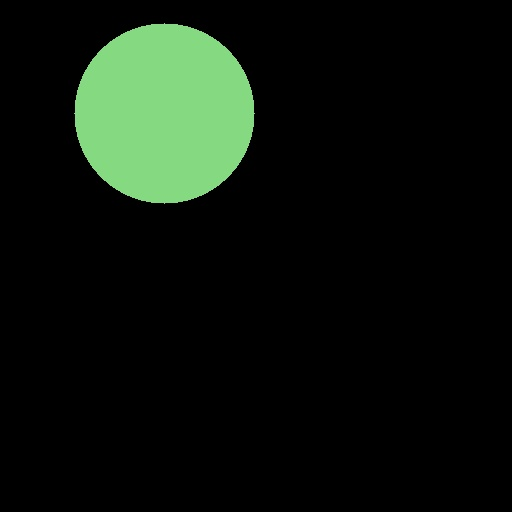
#> input picture dataset/images/Circle/c-image-100.jpg, 512 x 512 px; its folder holds only this picture in this run
$ python -i preprocessing.py   (imports and definitions only)
#> lines starting #> are read from the running program, lines starting #| are printed output that depends on the picture; after the words box and inside, x2 and y2 are one past the last pixel; in counts of white or black regions, pixels touching at a corner belong together
import cv2
import numpy as np
from typing import Optional
import logging

logger = logging.getLogger(__name__)


def to_grayscale(image: np.ndarray) -> Optional[np.ndarray]:
    if image is None or image.ndim != 3:
        logger.error("to_grayscale: expected 3-channel RGB array, got %s",
                     getattr(image, "shape", None))
        return None

    try:
        gray = cv2.cvtColor(image, cv2.COLOR_RGB2GRAY)
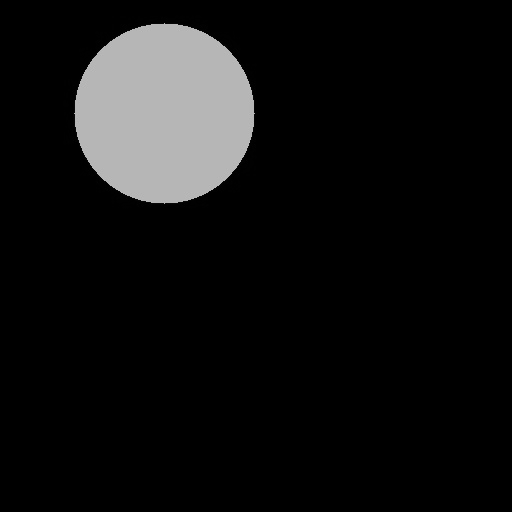
#> gray: shape (512, 512); min 0, max 189, mean 17.7
        logger.info("Grayscale conversion OK — shape=%s", gray.shape)
        return gray
    except Exception as exc:
        logger.exception("to_grayscale failed: %s", exc)
        return None


def reduce_noise(
    gray: np.ndarray,
    kernel_size: int = 3,
) -> Optional[np.ndarray]:
#> called with kernel_size = 3
    if gray is None or gray.ndim != 2:
        logger.error("reduce_noise: expected 2D grayscale array.")
        return None

    kernel_size = max(1, kernel_size)
    if kernel_size % 2 == 0:
        kernel_size += 1

    try:
        denoised = cv2.medianBlur(gray, kernel_size)
        logger.info("Noise reduction OK — kernel=%d", kernel_size)
        return denoised
    except Exception as exc:
        logger.exception("reduce_noise failed: %s", exc)
        return None


def apply_gaussian_blur(
    gray: np.ndarray,
    kernel_size: int = 5,
    sigma: float = 0.0,
) -> Optional[np.ndarray]:
#> called with kernel_size = 5, sigma = 0
    if gray is None or gray.ndim != 2:
        logger.error("apply_gaussian_blur: expected 2D grayscale array.")
        return None

    kernel_size = max(1, kernel_size)
    if kernel_size % 2 == 0:
        kernel_size += 1

    try:
        blurred = cv2.GaussianBlur(gray, (kernel_size, kernel_size), sigma)
        logger.info("Gaussian blur OK — kernel=%d sigma=%.2f", kernel_size, sigma)
        return blurred
    except Exception as exc:
        logger.exception("apply_gaussian_blur failed: %s", exc)
        return None


def apply_global_threshold(
    gray: np.ndarray,
    threshold_value: int = 127,
    invert: bool = False,
) -> Optional[np.ndarray]:
#> called with threshold_value = 127, invert = False
    if gray is None or gray.ndim != 2:
        logger.error("apply_global_threshold: expected 2D grayscale array.")
        return None

    thresh_type = cv2.THRESH_BINARY_INV if invert else cv2.THRESH_BINARY

    try:
        _, binary = cv2.threshold(gray, threshold_value, 255, thresh_type)
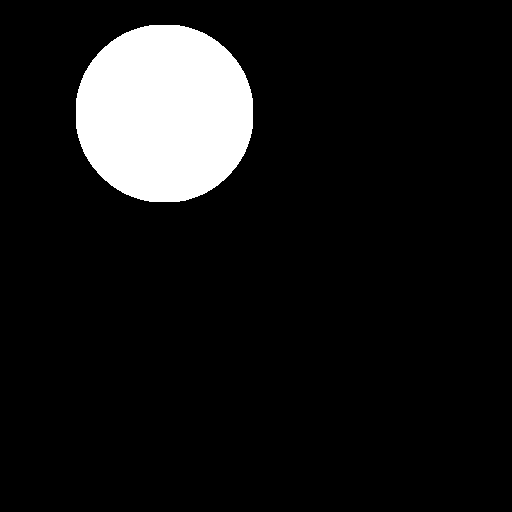
#> binary: shape (512, 512); 9.6% white; 1 white region, box (x1, y1, x2, y2) and area: (76, 25, 253, 202) 25070
        white_pct = round(np.sum(binary == 255) / binary.size * 100, 1)
#> white_pct = 9.6
        logger.info(
            "Global threshold OK — value=%d invert=%s white=%.1f%%",
            threshold_value, invert, white_pct,
        )
        return binary
    except Exception as exc:
        logger.exception("apply_global_threshold failed: %s", exc)
        return None


def apply_adaptive_threshold(
    gray: np.ndarray,
    block_size: int = 11,
    c_constant: int = 2,
    invert: bool = False,
) -> Optional[np.ndarray]:
    if gray is None or gray.ndim != 2:
        logger.error("apply_adaptive_threshold: expected 2D grayscale array.")
        return None

    block_size = max(3, block_size)
    if block_size % 2 == 0:
        block_size += 1

    thresh_type = cv2.THRESH_BINARY_INV if invert else cv2.THRESH_BINARY

    try:
        binary = cv2.adaptiveThreshold(
            gray,
            255,
            cv2.ADAPTIVE_THRESH_GAUSSIAN_C,
            thresh_type,
            block_size,
            c_constant,
        )
        logger.info(
            "Adaptive threshold OK — block=%d C=%d invert=%s",
            block_size, c_constant, invert,
        )
        return binary
    except Exception as exc:
        logger.exception("apply_adaptive_threshold failed: %s", exc)
        return None


def run_preprocessing_pipeline(
    rgb_image: np.ndarray,
    blur_kernel: int = 5,
    threshold_value: int = 127,
    use_adaptive: bool = False,
    adaptive_block_size: int = 11,
    adaptive_c: int = 2,
    invert_threshold: bool = False,
    denoise_kernel: int = 3,
) -> dict:
    results: dict = {
        "grayscale": None,
        "denoised": None,
        "blurred": None,
        "binary": None,
        "method": "adaptive" if use_adaptive else "global",
    }

    gray = to_grayscale(rgb_image)
    results["grayscale"] = gray
    if gray is None:
        return results

    denoised = reduce_noise(gray, kernel_size=denoise_kernel)
    results["denoised"] = denoised
    working = denoised if denoised is not None else gray

    blurred = apply_gaussian_blur(working, kernel_size=blur_kernel)
    results["blurred"] = blurred
    working = blurred if blurred is not None else working

    if use_adaptive:
        binary = apply_adaptive_threshold(
            working,
            block_size=adaptive_block_size,
            c_constant=adaptive_c,
            invert=invert_threshold,
        )
    else:
        binary = apply_global_threshold(
            working,
            threshold_value=threshold_value,
            invert=invert_threshold,
        )

    results["binary"] = binary
    return results

>>> import cv2
>>> picture = cv2.cvtColor(cv2.imread('../dataset/images/Circle/c-image-100.jpg'), cv2.COLOR_BGR2RGB)
>>> result = run_preprocessing_pipeline(picture)
#> result = 5 items

$ run again, on dataset/images/Circle/c-image-113.jpg
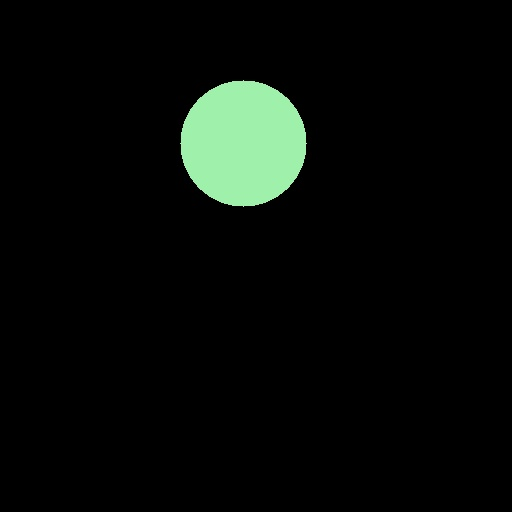
#> input picture dataset/images/Circle/c-image-113.jpg, 512 x 512 px
#> in to_grayscale, `gray = cv2.cvtColor(image, cv2.COLOR_RGB2GRAY)`:
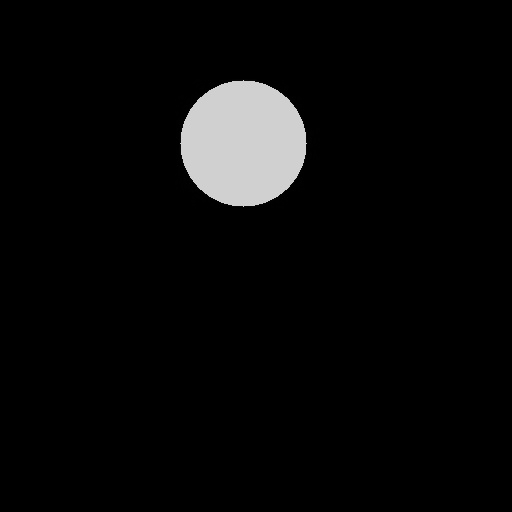
#> gray: shape (512, 512); min 0, max 215, mean 9.9
#> in apply_global_threshold, `_, binary = cv2.threshold(gray, threshold_value, 255, thresh_type)`:
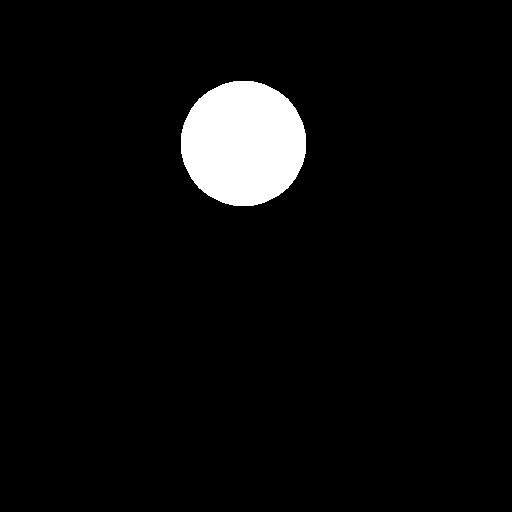
#> binary: shape (512, 512); 4.7% white; 1 white region, box (x1, y1, x2, y2) and area: (181, 81, 306, 206) 12353
#> white_pct = 4.7
#> result = 5 items

$ run again, on dataset/images/Circle/c-image-116.jpg
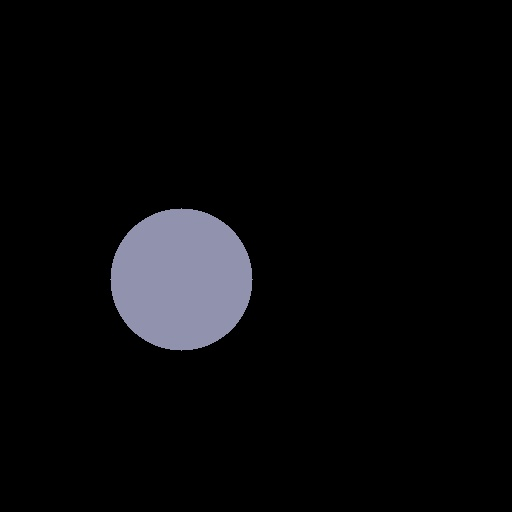
#> input picture dataset/images/Circle/c-image-116.jpg, 512 x 512 px
#> in to_grayscale, `gray = cv2.cvtColor(image, cv2.COLOR_RGB2GRAY)`:
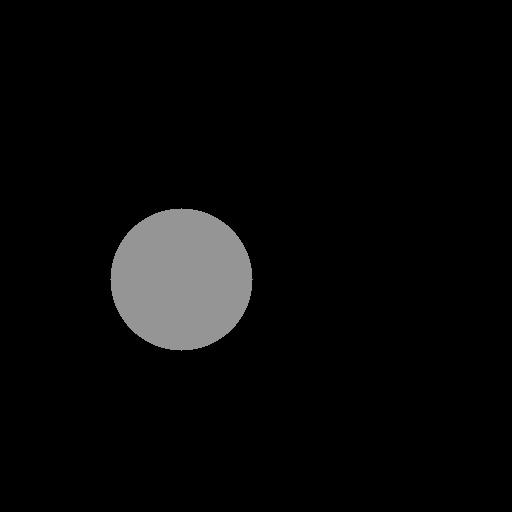
#> gray: shape (512, 512); min 0, max 156, mean 9
#> in apply_global_threshold, `_, binary = cv2.threshold(gray, threshold_value, 255, thresh_type)`:
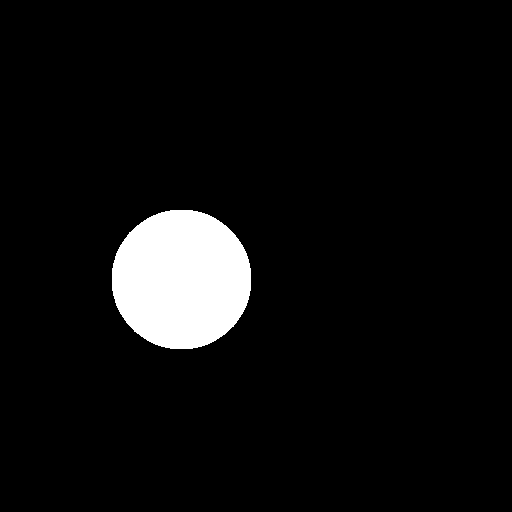
#> binary: shape (512, 512); 5.9% white; 1 white region, box (x1, y1, x2, y2) and area: (112, 210, 251, 349) 15348
#> white_pct = 5.9
#> result = 5 items
